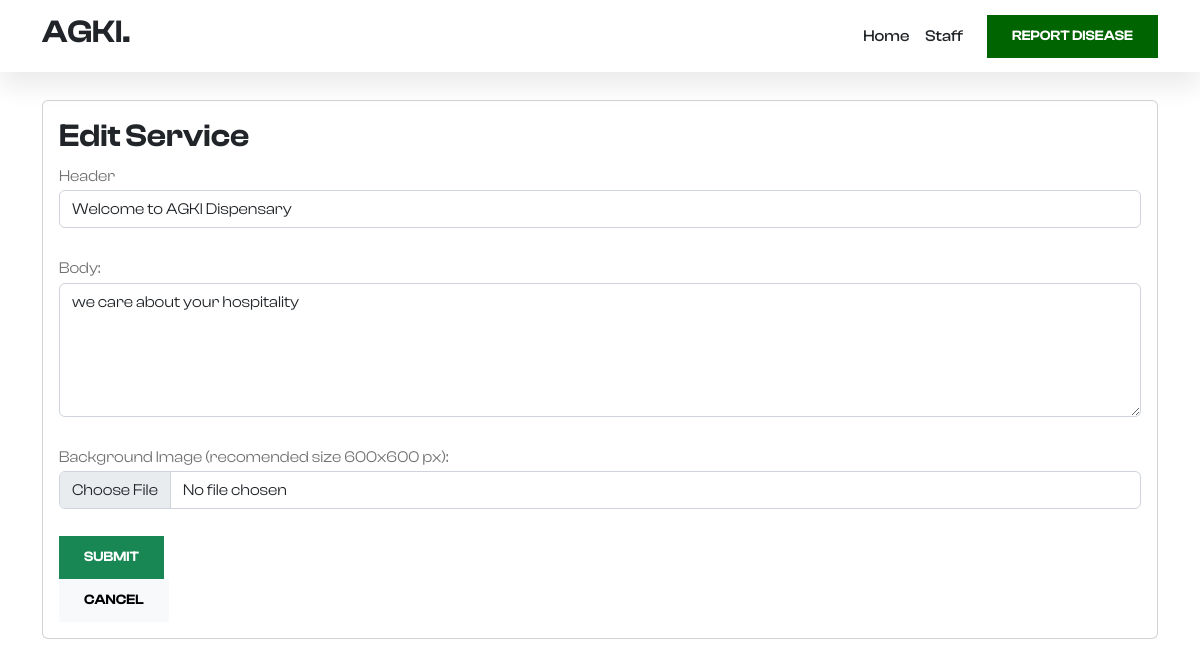
/frontPageedit/1/, run on the app's committed database.
### app/models.py (models this page shows, shortened)
class FrontPage(models.Model):
    header = models.CharField(max_length=50)
    body = models.CharField(max_length=500)
    image = models.ImageField(upload_to ='media/',blank=True,null=True)

### app/views.py (the view)
# urls.py: path('frontPageedit/<str:pk>/', views.frontPageedit,name='frontPageedit'),
def frontPageedit(request,pk):
    s = FrontPage.objects.get(pk=pk)
    form = FrontPageForm(instance=s)
    if request.method=='POST':
        form = FrontPageForm(request.POST,request.FILES,instance=s)
        if form.is_valid():
            form.save()
            return redirect('index')
    context = {
            'form':form,
            's':s
         }
    return render(request,'app/frontPageedit.html',context)

### app/forms.py
class FrontPageForm(forms.ModelForm):
    class Meta:
        model = FrontPage
        fields = ['header','body','image']

### app/templates/app/frontPageedit.html (shortened to what this page needs)
{% load static %}
{% load i18n %}
<!doctype html>
<html lang="en">
<head>
    <link rel="stylesheet" href="https://cdn.jsdelivr.net/npm/bootstrap@5.2.0/dist/css/bootstrap.min.css">
    <link href="https://cdn.jsdelivr.net/npm/remixicon@2.5.0/fonts/remixicon.css" rel="stylesheet">
    <link rel="stylesheet" href="https://cdn.jsdelivr.net/npm/@fancyapps/ui@4.0/dist/fancybox.css">
    <link rel="stylesheet" href="https://unpkg.com/aos@next/dist/aos.css" />
    <link rel="stylesheet" href="{% static 'app/css/index.css' %}">
</head>
<body data-bs-spy="scroll" data-bs-target=".navbar">
    <nav class="navbar navbar-expand-lg bg-white sticky-top">
        <div class="container">
            <a class="navbar-brand" href="{% url 'index' %}">
                <h2>AGKI.</h2>
            </a>
            <div class="collapse navbar-collapse" id="navbarNav">
                <ul class="navbar-nav ms-auto">
                    <li class="nav-item">
                        <a class="nav-link" href="{% url 'index' %}">Home</a>
                    </li>
                    <li class="nav-item">
                        <a class="nav-link" href="{% url 'home' %}">Staff</a>
                    </li>
                </ul>
                <a href="#" class="btn btn-brand ms-lg-3">Report Disease</a>
            </div>
        </div>
    </nav>
    <div class="container">
        <br>
      <div class="col-12 grid-margin stretch-card">
          <div class="card">
              <div class="card-body">
                  <h2 class="card-title">Edit Service</h2>
                  <form class="forms-sample" method='POST' enctype="multipart/form-data">
                    <div class="form-group">
                      <label for="name">Header</label>
                      <input type="text" class="form-control" name="header" value="{{s.header}}">
                    </div>
                    <br>
                      <div class="form-group">
                        <label for="gender">Body:</label>
                        <textarea class="form-control" name="body" rows="5">{{s.body}}</textarea>
                      </div>
                    <br>
                    <div class="form-group">
                        <label for="image">Background Image (recomended size 600x600 px):</label>
                        <input type="file" class="form-control" name="image" >
                        <br>
                      </div>
                    <button type="submit" class="btn btn-success mr-2">Submit</button>
                  </form>
                  <button class="btn btn-light" onclick="goBack()">Cancel</button>
              </div>
          </div>
      </div>
      </div>
</body>
</html>

### app/static/app/css/index.css (style rules this page uses)
:root { --c-dark: #212529; --c-brand: darkgreen; --c-brand-light: #4e8b57; --c-brand-rgb: 46, 139, 87; --c-body: #727272; --font-base: "ClashDisplay", sans-serif; --box-shadow: 0px 15px 25px rgba(0,0,0,0.08); --transition: all 0.5s ease; }
body { font-family: var(--font-base); line-height: 1.7; color: var(--c-body); }
h1, h2, h3,h4, h5, h6, .h1, .h2, .h3, .h4, .h5, .h6 { font-weight: 600; color: var(--c-dark); }
a { text-decoration: none; color: var(--c-brand); transition: var(--transition); }
.navbar { box-shadow: var(--box-shadow); }
.navbar-nav .nav-link { font-weight: 500; color: var(--c-dark); }
.btn { font-weight: 600; font-size: 14px; text-transform: uppercase; border-radius: 0; padding: 10px 24px; }
.btn-brand { background-color: var(--c-brand); border-color: var(--c-brand); color: white; }

### data on the page
FrontPage: header "Welcome to AGKI Dispensary", body "we care about your hospitality"
